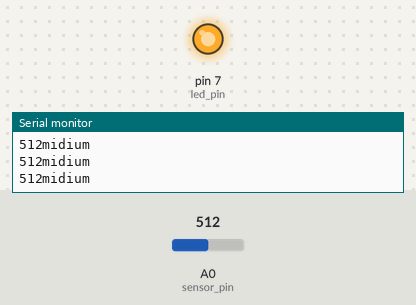
Recording of a sketch running on a simulated Arduino Uno, built with avr-gcc and run on an emulated ATmega328P. On the bench: output pins drawn as LEDs (lit = HIGH), the last lines printed to the serial monitor. Inputs (shaded band) come from the test bench; at power-on: A0 (sensor_pin) = 512.

Above: at 1.3 s.
1.4 s: A0 (sensor_pin) set to 936
2.9 s: A0 (sensor_pin) set to 960
At 4.2 s:
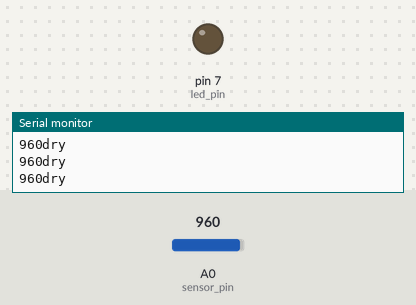
4.5 s: A0 (sensor_pin) set to 940
At 5.6 s:
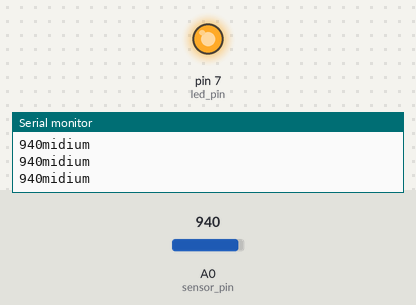
6.0 s: A0 (sensor_pin) set to 1023
At 6.7 s:
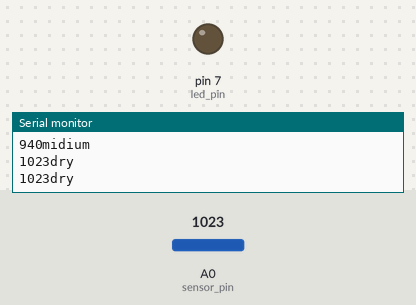
Timing chart, 0 to 8.5 s (numbered marks = the images above; inputs shaded):
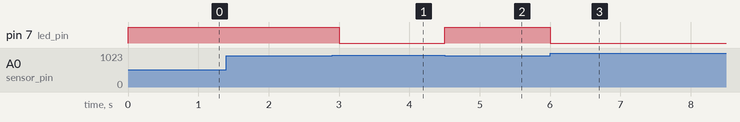

Measured:
- the behaviour switches between 950 and 951 on A0 (sensor_pin) (found by bisection; images 0 and 1)
- after the input at 2.9 s, pin 7 (led_pin): HIGH → LOW after 0.10 s
- after the input at 4.5 s, pin 7 (led_pin): LOW → HIGH at once
- after the input at 6.0 s, pin 7 (led_pin): HIGH → LOW at once

The sketch:

sketch_nov26b.ino
```cpp
int sensor_pin = A0,led_pin =7;
void setup()
{
  Serial.begin(9600);
  pinMode(led_pin,OUTPUT);
}
void loop()
{
  int data = analogRead(sensor_pin);
  digitalWrite(led_pin,data > 950? LOW:HIGH);
  Serial.print(data);
  Serial.println(data > 950?"dry": data>400?"midium":"wet");
  delay(500);
}
```
